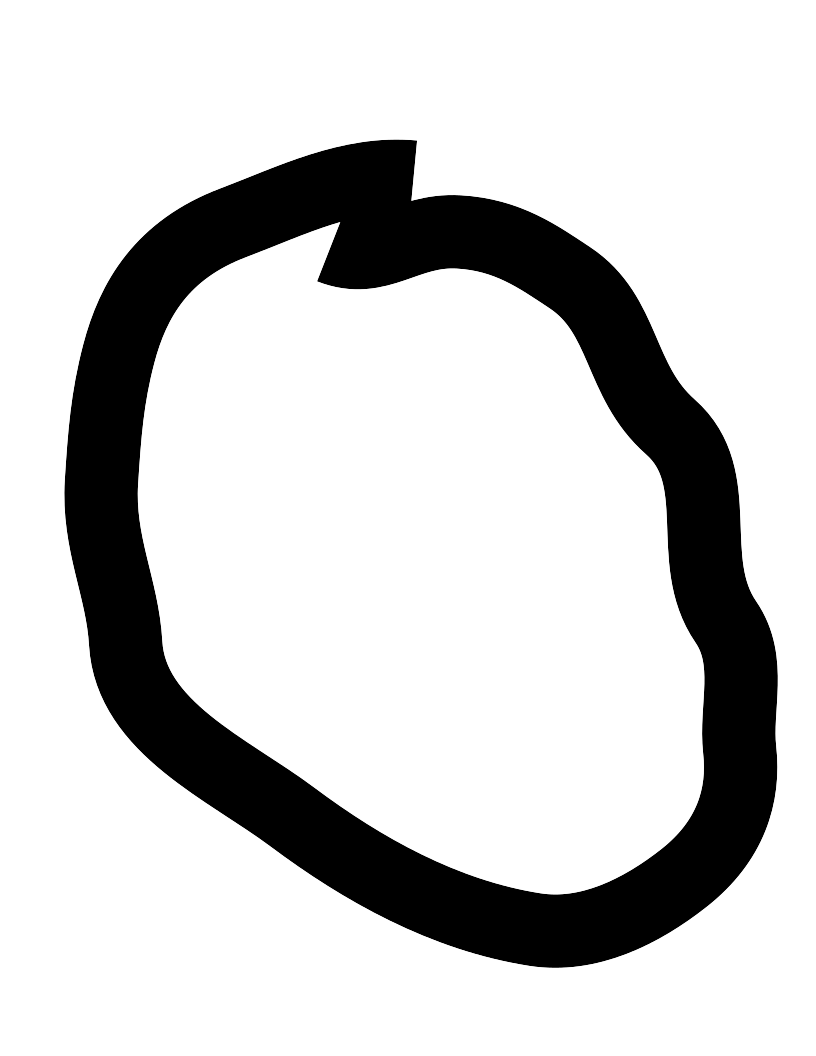
#> input picture init_sw_model/immagini_test/test_LeNet5_0.png, 816 x 1056 px
$ python png_to_mnist.py immagini_test/test_LeNet5_0.png   (older library calls are emulated)
#> lines starting #> are read from the running program, lines starting #| are printed output that depends on the picture
#!/usr/bin/env python3
# -*- coding: utf-8 -*-
"""
File : png_to_mnist.py
Author : Alessandro Romeo, Matteo Risso, Antonio Simone
Description : This script perform a conversion from .png of our handwritten
              digits, to an "mnist-like" format, i.e. a matrix with shape
              (28,28).
              For the function "imageprepare" thanks to Naveen Kumar Dasari.
              This function could be find following this URL :
              https://stackoverflow.com/questions/35842274/convert-own-image-to
              -mnists-image
"""

from PIL import Image, ImageFilter
import numpy
import matplotlib.pyplot as plt

# This function returns the pixel values.
# The imput is a png file location.
def imageprepare(argv):
#> called with argv = './immagini_test/test_LeNet5_0.png'
    im = Image.open(argv).convert('L')
    width = float(im.size[0])
#> width = 816
    height = float(im.size[1])
#> height = 1056
     # creates white canvas of 28x28 pixels
    newImage = Image.new('L', (28, 28), (255))
#> newImage: PIL image 28x28 L; every value is 255

    # check which dimension is bigger
    if width > height:
        # Width is bigger. Width becomes 20 pixels.
         # resize height according to ratio width
        nheight = int(round((20.0 / width * height), 0))
        # rare case but minimum is 1 pixel
        if (nheight == 0):
            nheight = 1
        # resize and sharpen
        img = im.resize((20, nheight), \
                        Image.ANTIALIAS).filter(ImageFilter.SHARPEN)
        # calculate horizontal position
        wtop = int(round(((28 - nheight) / 2), 0))
        # paste resized image on white canvas
        newImage.paste(img, (4, wtop))

    else:
        # Height is bigger. Heigth becomes 20 pixels.
        # resize width according to ratio height
        nwidth = int(round((20.0 / height * width), 0))
#> nwidth = 15
         # rare case but minimum is 1 pixel
        if (nwidth == 0):
            nwidth = 1
        # resize and sharpen
        img = im.resize((nwidth, 20), \
                        Image.ANTIALIAS).filter(ImageFilter.SHARPEN)
        # caculate vertical pozition
        wleft = int(round(((28 - nwidth) / 2), 0))
#> wleft = 6
        # paste resized image on white canvas
        newImage.paste(img, (wleft, 4))
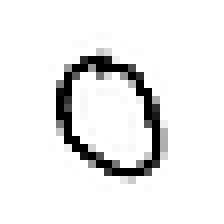
#> newImage: PIL image 28x28 L (shown 8 times larger); min 0, max 255, mean 234.9

    # get pixel values
    tv = list(newImage.getdata())
#> tv = 784 values, max 255 at index 0, min 0 at index 207, mean 234.9

    # normalize pixels to 0 and 1. 0 is pure white, 1 is pure black.
    tva = [(255 - x) * 1.0 / 255.0 for x in tv]
#> tva = 784 values, max 1 at index 207, min 0 at index 0, mean 0.0788

    return tva

# empty numpy array of dimension (10,28,28) where the dataset will be stored.
handwritten_ds = numpy.empty((10,28,28))

# In this loop the dataset of our handwritten digits is converted in the
# MNIST-like format and stored in the numpy array handwritten_ds
for i in range(10) :
    x = imageprepare('./immagini_test/test_LeNet5_'+str(i)+'.png')
#> x has the same summary as tva in imageprepare
    img = numpy.array(x)
#> img has the same summary as tva in imageprepare
    img = img.reshape(28,28)
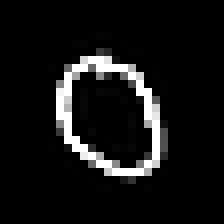
#> img: shape (28, 28) float64 (shown 8 times larger); min 0, max 1, mean 0.0788
    handwritten_ds[i] = img
#> pass 2 of the loop `for i in range(10) :`:
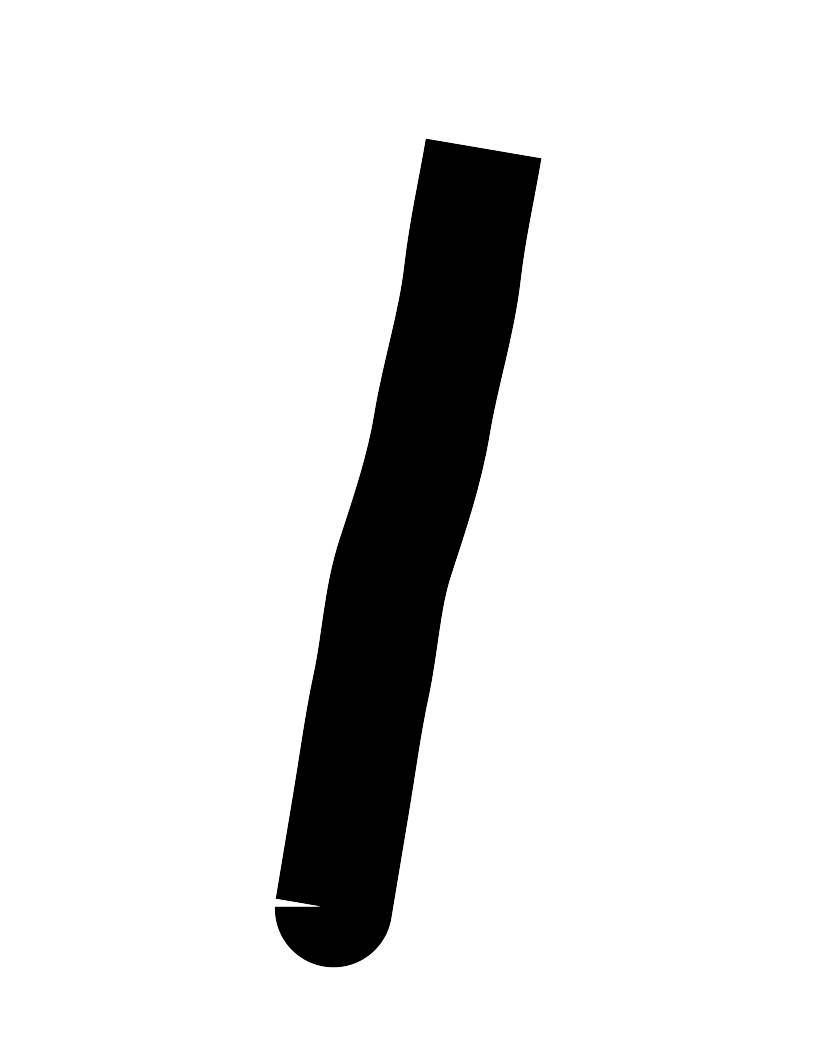
#> input picture init_sw_model/immagini_test/test_LeNet5_1.png, 816 x 1056 px
#> in imageprepare (call 2), `newImage.paste(img, (wleft, 4))`:
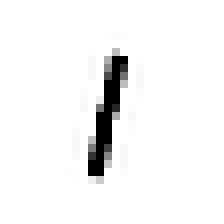
#> newImage: PIL image 28x28 L (shown 8 times larger); min 0, max 255, mean 243.9
#> tv = 784 values, max 255 at index 0, min 0 at index 210, mean 243.9
#> tva = 784 values, max 1 at index 210, min 0 at index 0, mean 0.0434
#> x has the same summary as tva in imageprepare
#> `img = numpy.array(x)`: img has the same summary as tva in imageprepare
#> `img = img.reshape(28,28)`:
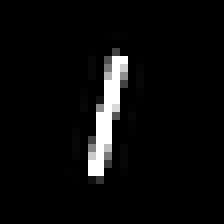
#> img: shape (28, 28) float64 (shown 8 times larger); min 0, max 1, mean 0.0434
#> (the run stopped early here; a loop or call above may not have finished)
